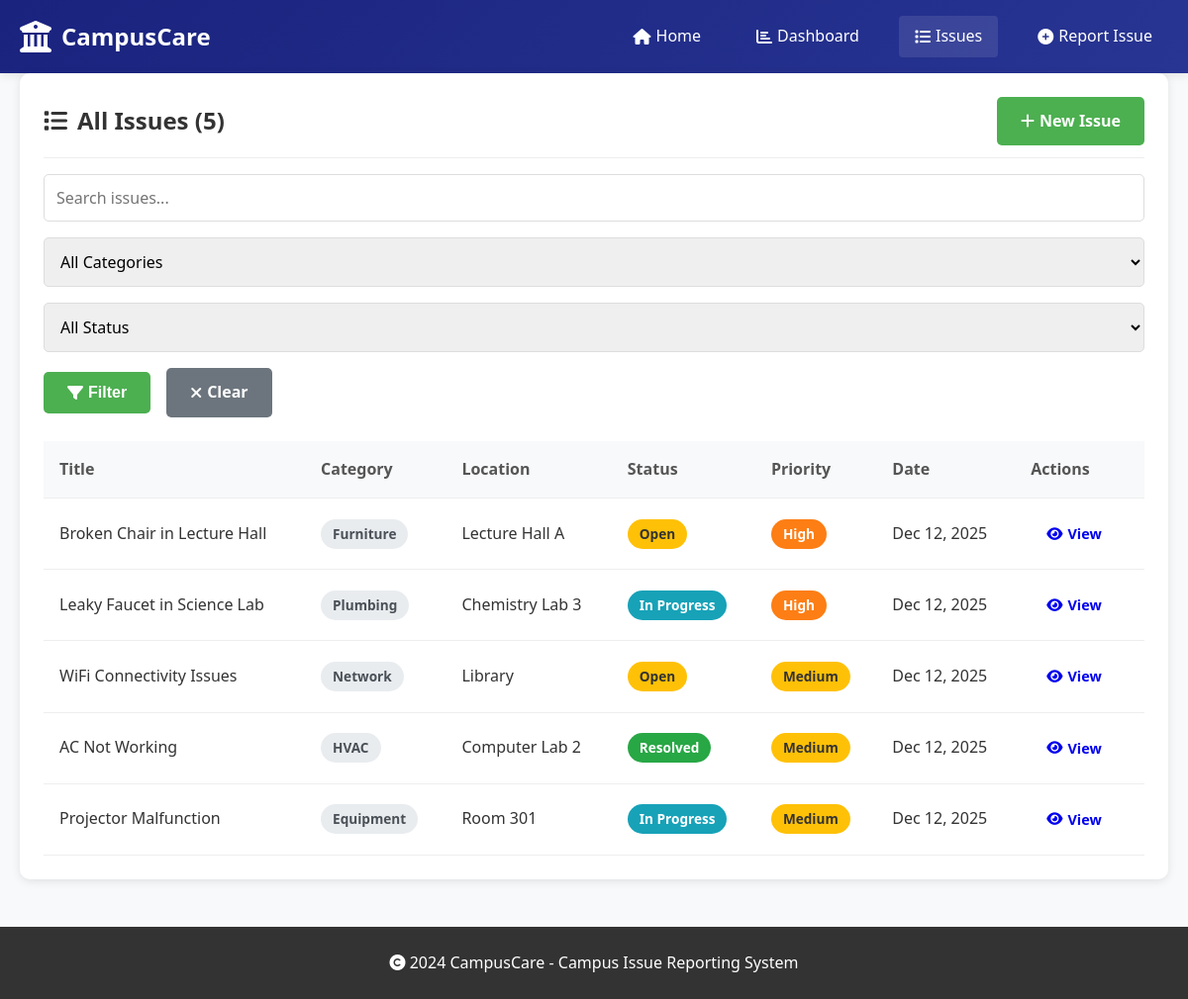
Page /issues on the committed database.
### website/app.py (models this page shows, shortened)
class Issue(db.Model):
    id = db.Column(db.Integer, primary_key=True)
    title = db.Column(db.String(100), nullable=False)
    description = db.Column(db.Text, nullable=False)
    category = db.Column(db.String(50), nullable=False)
    location = db.Column(db.String(100))
    media_url = db.Column(db.String(200))  # For uploaded images/videos
    status = db.Column(db.String(20), default='Open')
    priority = db.Column(db.String(20), default='Medium')
    image_filename = db.Column(db.String(255), nullable=True)
    comments = db.relationship('Comment', backref='issue', lazy=True)
    reported_by = db.Column(db.Integer, db.ForeignKey('user.id'))
    assigned_to = db.Column(db.Integer, db.ForeignKey('user.id'))
    department = db.Column(db.String(50))  # Assigned department
    created_at = db.Column(db.DateTime, default=datetime.utcnow)
    updated_at = db.Column(db.DateTime, default=datetime.utcnow, onupdate=datetime.utcnow)

### website/app.py (the view, shortened to what this page needs)
@app.route('/issues')
def issues_list():
    search = request.args.get('search', '')
    category = request.args.get('category', '')
    status = request.args.get('status', '')
    query = Issue.query
    if search:
        query = query.filter(
            (Issue.title.ilike(f'%{search}%')) |
            (Issue.description.ilike(f'%{search}%'))
        )
    if category:
        query = query.filter(Issue.category == category)
    if status:
        query = query.filter(Issue.status == status)
    issues = query.order_by(Issue.created_at.desc()).all()
    categories = db.session.query(Issue.category).distinct().all()
    categories = [c[0] for c in categories]
    statuses = db.session.query(Issue.status).distinct().all()
    statuses = [s[0] for s in statuses]
    return render_template('issue.html',
                         issues=issues,
                         categories=categories,
                         statuses=statuses,
                         search=search,
                         category_filter=category,
                         status_filter=status)

### website/app.py (called while the page is built)
@app.template_filter('format_date')
def format_date(value):
    if value:
        return value.strftime('%b %d, %Y')
    return ''

@app.template_filter('get_status_color')
def get_status_color(status):
    colors = {
        'Open': 'status-open',
        'In Progress': 'status-in-progress',
        'Resolved': 'status-resolved'
    }
    return colors.get(status, 'status-default')

@app.template_filter('get_priority_color')
def get_priority_color(priority):
    colors = {
        'Low': 'priority-low',
        'Medium': 'priority-medium',
        'High': 'priority-high',
        'Critical': 'priority-critical'
    }
    return colors.get(priority, 'priority-default')

### website/templates/issue.html (shortened to what this page needs)
{% extends "base.html" %}
{% block content %}
<div class="card">
    <div class="card-header">
        <h2><i class="fas fa-list"></i> All Issues ({{ issues|length }})</h2>
        <a href="{{ url_for('new_issue') }}" class="btn btn-primary">
            <i class="fas fa-plus"></i> New Issue
        </a>
    </div>
    <form method="GET" action="{{ url_for('issues_list') }}" class="filter-form">
        <div class="form-row">
            <input type="text" name="search" placeholder="Search issues..."
                   value="{{ search }}" class="form-input">
            <select name="category" class="form-select">
                <option value="">All Categories</option>
            </select>
            <select name="status" class="form-select">
                <option value="">All Status</option>
            </select>
            <button type="submit" class="btn btn-primary">
                <i class="fas fa-filter"></i> Filter
            </button>
            <a href="{{ url_for('issues_list') }}" class="btn btn-secondary">
                <i class="fas fa-times"></i> Clear
            </a>
        </div>
    </form>
    {% if issues %}
    <div class="table-responsive">
        <table class="issues-table">
            <thead>
                <tr>
                    <th>Title</th>
                    <th>Category</th>
                    <th>Location</th>
                    <th>Status</th>
                    <th>Priority</th>
                    <th>Date</th>
                    <th>Actions</th>
                </tr>
            </thead>
            <tbody>
                {% for issue in issues %}
                <tr>
                    <td class="issue-title">{{ issue.title }}</td>
                    <td>
                        <span class="category-tag">{{ issue.category }}</span>
                    </td>
                    <td>{{ issue.location }}</td>
                    <td>
                        <span class="status-badge {{ issue.status|get_status_color }}">
                            {{ issue.status }}
                        </span>
                    </td>
                    <td>
                        <span class="priority-badge {{ issue.priority|get_priority_color }}">
                            {{ issue.priority }}
                        </span>
                    </td>
                    <td>{{ issue.created_at|format_date }}</td>
                    <td>
                        <a href="{{ url_for('view_issue', issue_id=issue.id) }}" class="btn btn-small">
                            <i class="fas fa-eye"></i> View
                        </a>
                    </td>
                </tr>
                {% endfor %}
            </tbody>
        </table>
    </div>
    {% endif %}
</div>
{% endblock %}

### website/static/style.css (style rules this page uses)
* { margin: 0; padding: 0; box-sizing: border-box; }
body { font-family: 'Segoe UI', Tahoma, Geneva, Verdana, sans-serif; line-height: 1.6; color: #333; background-color: #f8f9fa; }
.card { background: white; padding: 1.5rem; border-radius: 10px; box-shadow: 0 2px 10px rgba(0,0,0,0.1); margin-bottom: 1.5rem; }
.card-header { display: flex; justify-content: space-between; align-items: center; margin-bottom: 1rem; padding-bottom: 0.75rem; border-bottom: 1px solid #eee; }
.card h1, .card h2 { color: #333; display: flex; align-items: center; gap: 10px; }
.btn { display: inline-flex; align-items: center; gap: 5px; padding: 0.75rem 1.5rem; border-radius: 5px; text-decoration: none; font-weight: 600; transition: all 0.3s; border: none; cursor: pointer; font-size: 1rem; }
.btn-primary { background-color: #4CAF50; color: white; }
.btn-secondary { background-color: #6c757d; color: white; }
.btn-small { padding: 0.5rem 1rem; font-size: 0.9rem; }
.status-badge, .priority-badge, .category-tag { display: inline-block; padding: 0.25rem 0.75rem; border-radius: 20px; font-size: 0.85rem; font-weight: 600; }
.status-open { background: #ffc107; color: #333; }
.status-in-progress { background: #17a2b8; color: white; }
.status-resolved { background: #28a745; color: white; }
.priority-medium { background: #ffc107; color: #333; }
.priority-high { background: #fd7e14; color: white; }
.category-tag { background: #e9ecef; color: #495057; }
.form-input, .form-select, .form-textarea { width: 100%; padding: 0.75rem; border: 1px solid #ddd; border-radius: 5px; font-size: 1rem; font-family: inherit; }
.form-row { display: flex; gap: 1rem; }
.table-responsive { overflow-x: auto; }
.issues-table, .analytics-table { width: 100%; border-collapse: collapse; }
.issues-table th, .issues-table td, .analytics-table th, .analytics-table td { padding: 1rem; text-align: left; border-bottom: 1px solid #eee; }
.issues-table th, .analytics-table th { background-color: #f8f9fa; font-weight: 600; color: #555; }
.issue-title { font-weight: 500; color: #333; }
.filter-form { margin-bottom: 1.5rem; }
.filter-form .form-row { display: flex; gap: 1rem; align-items: center; flex-wrap: wrap; }

### rows in the picture
Issue: title "Broken Chair in Lecture Hall", category "Furniture", location "Lecture Hall A", status "Open", priority "High", created_at "Dec 12, 2025"
Issue: title "Leaky Faucet in Science Lab", category "Plumbing", location "Chemistry Lab 3", status "In Progress", priority "High", created_at "Dec 12, 2025"
Issue: title "WiFi Connectivity Issues", category "Network", location "Library", status "Open", priority "Medium", created_at "Dec 12, 2025"
Issue: title "AC Not Working", category "HVAC", location "Computer Lab 2", status "Resolved", priority "Medium", created_at "Dec 12, 2025"
Issue: title "Projector Malfunction", category "Equipment", location "Room 301", status "In Progress", priority "Medium", created_at "Dec 12, 2025"

### other values in the picture
{{ issues|length }} "5"
